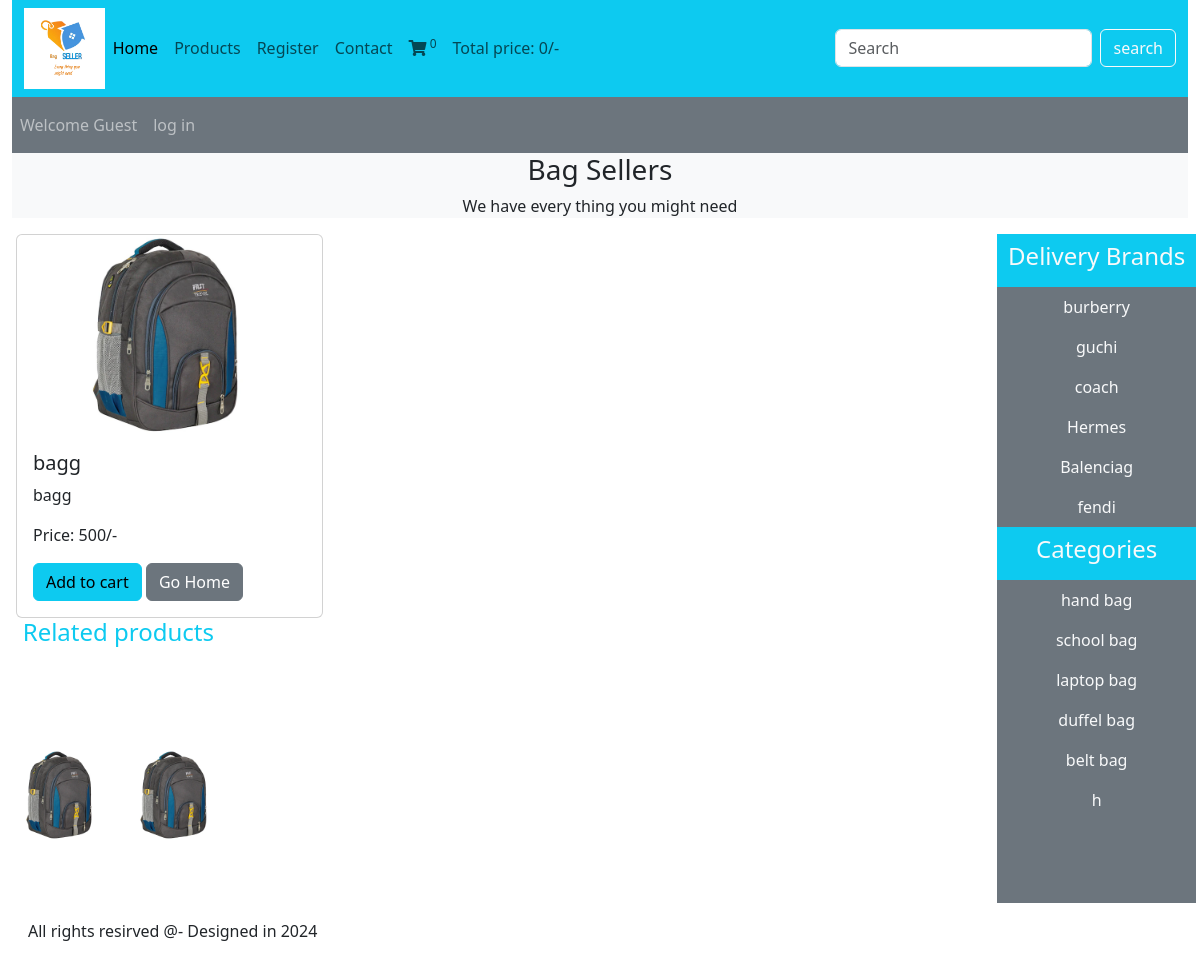
/product_details.php?product_id=1, run on the app's committed database.
### tables this page shows
CREATE TABLE `products` (
  `product_id` int(11) NOT NULL,
  `product_title` varchar(100) NOT NULL,
  `product_description` varchar(255) NOT NULL,
  `product_keywords` varchar(255) NOT NULL,
  `category_id` int(11) NOT NULL,
  `brand_id` int(11) NOT NULL,
  `product_image1` varchar(255) NOT NULL,
  `product_image2` varchar(255) NOT NULL,
  `product_price` varchar(30) NOT NULL,
  `date` timestamp NOT NULL DEFAULT current_timestamp() ON UPDATE current_timestamp(),
  `status` varchar(100) NOT NULL
);

CREATE TABLE `brands` (
  `brand_id` int(11) NOT NULL,
  `brand_title` varchar(100) NOT NULL
);

CREATE TABLE `categories` (
  `category_id` int(11) NOT NULL,
  `category_title` varchar(100) NOT NULL
);

### functions/common_function.php (the view, shortened to what this page needs)
<?php
include ('../includes/connect.php');
function getcategories()
{
    global $con;
    $select_Categories = "Select * from `categories`";
    $result_categories = mysqli_query($con, $select_Categories);
    while ($row_data = mysqli_fetch_assoc($result_categories)) {
        $category_title = $row_data['category_title'];
        $category_id = $row_data['category_id'];
        echo " <li class='nav-item'>
    <a href='index.php?category=$category_id' class='nav-link text-light'>$category_title</a>
    </li>";
    }
}
function getbrands()
{
    global $con;
    $select_brands = "Select * from `brands`";
    $result_brands = mysqli_query($con, $select_brands);
    while ($row_data = mysqli_fetch_assoc($result_brands)) {
        $brand_title = $row_data['brand_title'];
        $brand_id = $row_data['brand_id'];
        echo " <li class='nav-item'>
        <a href='index.php?brand=$brand_id' class='nav-link text-light'>$brand_title</a>
        </li>";
    }
}
function view_details()
{
    global $con;
    if (isset($_GET['product_id'])) {
        if (!isset($_GET['category'])) {
            if (!isset($_GET['brand'])) {
                $product_id = $_GET['product_id'];
                $select_query = "select * from `products` where product_id=$product_id";
                $result_query = mysqli_query($con, $select_query);
                while ($row = mysqli_fetch_assoc($result_query)) {
                    $product_id = $row['product_id'];
                    $product_title = $row['product_title'];
                    $product_description = $row['product_description'];
                    $product_image1 = $row['product_image1'];
                    $product_image2 = $row['product_image2'];
                    $product_price = $row['product_price'];
                    echo "
        <div class='col-md-4 mb-2'>
        <div class='card'>
            <img src='./admin_area/product_images/$product_image1' class='card-img-top' alt='$product_title'>
            <div class='card-body'>
                <h5 class='card-title'>$product_title</h5>
                <p class='card-text'>$product_description</p>
                <p class='card-text'>Price: $product_price/-</p>
                <a href='index.php?add_to_cart=$product_id' class='btn btn-info'>Add to cart</a>
                <a href='index.php' class='btn btn-secondary'>Go Home</a>
            </div>
        </div>
        <div class='col-md-8'>
        <div class='row'>
            <div class='col-md-12'>
                <h4 class='text-center text-info mb-5'>Related products</h4>
            </div>
            <div class='col-md-6'>
                <img src='./admin_area/product_images/$product_image2' class='card-img-top' alt='$product_title'>
            </div>
            <div class='col-md-6'>
                <img src='./admin_area/product_images/$product_image2' class='card-img-top' alt='$product_title'>
            </div>
        </div>
    </div>
   ";
                }
            }
        }
    }
}
function getIPAddress()
{
    if (!empty($_SERVER['HTTP_CLIENT_IP'])) {
        $ip = $_SERVER['HTTP_CLIENT_IP'];
    }
    elseif (!empty($_SERVER['HTTP_X_FORWARDED_FOR'])) {
        $ip = $_SERVER['HTTP_X_FORWARDED_FOR'];
    }
    else {
        $ip = $_SERVER['REMOTE_ADDR'];
    }
    return $ip;
}
function cart_item(){
    if (isset($_GET['add_to_cart'])) {
        global $con;
        $get_ip_add = getIPAddress();
        $select_query = "Select * from `cart_details` where ip_address='$get_ip_add'";
        $result_query = mysqli_query($con, $select_query);
        $count_cart_items = mysqli_num_rows($result_query);
    }else {
        global $con;
        $get_ip_add = getIPAddress();
        $select_query = "Select * from `cart_details` where ip_address='$get_ip_add'";
        $result_query = mysqli_query($con, $select_query);
        $count_cart_items = mysqli_num_rows($result_query);
        }
        echo  $count_cart_items;
    }
    function total_cart_price(){
        $total_price=0;
        echo $total_price;
    }
?>

### style.css (style rules this page uses)
* { margin: 0; padding: 0; box-sizing: border-box; }
.card-img-top { width: 100%; height: 200px; object-fit: contain; }

### data on the page
products: product_image1 (picture), product_title "bagg", product_description "bagg", product_price "500", product_image2 (picture)
brands: brand_title "burberry"
brands: brand_title "guchi"
brands: brand_title "coach"
brands: brand_title "Hermes"
brands: brand_title "Balenciag"
brands: brand_title "fendi"
categories: category_title "hand bag"
categories: category_title "school bag"
categories: category_title "laptop bag"
categories: category_title "duffel bag"
categories: category_title "belt bag"
categories: category_title "h"

### other printed values
$count_cart_items "0"
$total_price "0"
